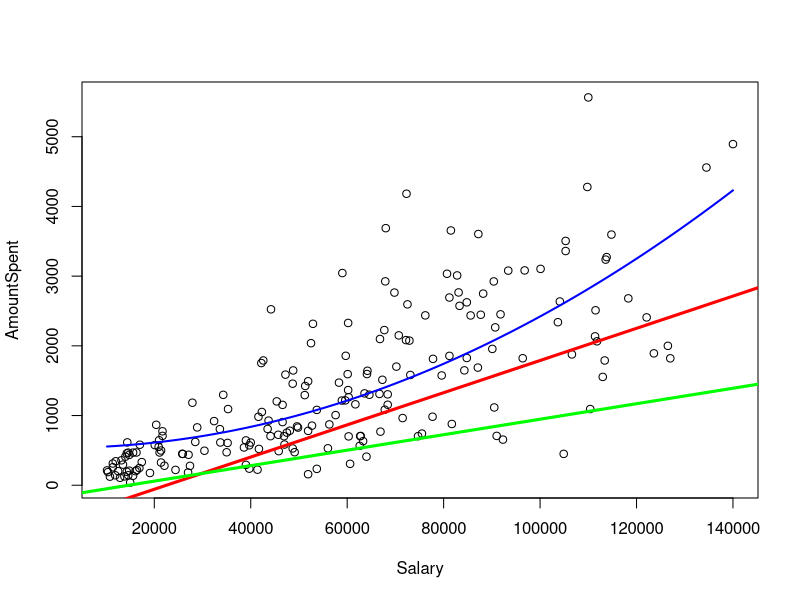

Source code (R):
# این  فایل حاوی اطلاعات مشتریان یک بازاریاب مستقیم است.
#DirectMarketing(mini).csv
# بازاریاب محصولات خود را با استفاده از پست مستقیم به فروش میرساند.
# او کاتالوگ محصولات را به 200 نفر ارسال کرده و مشتریان با تلفن، محصولات مورد نیازشان را سفارش میدهند.
# بازاریاب دادههای مشتریان را جمعآوری کرده و هدفش بررسی عواملی است که باعث میشود برخی مشتریان بیشتر از دیگران خرید کنند.

# متغیرهای موجود در این فایل داده عبارتند از:

# Gender: دستهبندی جنسیتی مشتری (زن یا مرد)
# OwnHome: مالک یا مستأجر بودن مشتری
# Married: وضعیت تاهل مشتری (مجرد یا متأهل)
# Salary: حقوق سالیانه مشتری به دلار
# Children: تعداد فرزندان مشتری
# Catalogs: تعداد کاتالوگهای ارسالی به مشتری
# AmountSpent: میزان خرید مشتری به دلار
# Age: بازه سنی مشتریان
#getwd()
#setwd(dir = "C:/Users/Abolfazl-Pc/Documents")
#rm(list = ls())
my_data <- read.csv("DirectMarketing(200).csv" , header = TRUE)
#my_data


attach(my_data)


#رگرسون خطی ساده و چندگانه
# y = B0 + B1(x) + f
#y = b0 + b1(x1) + b2(x2) + . . . + bp(xp) + f
#ei = y - y^
#f = e1 + e2 + e3 + ... + en

#چون تعداد متغر های مستقل من کم است از روش اول میروم و تمام حالات را در نظر مگیرم (دو به توان تعداد متغر های مستقل)

#model_0 <- مقدار بتا صفر
model_1 <- lm(AmountSpent~Salary)
model_2 <- lm(AmountSpent~poly(Salary^2))
model_3 <- lm(AmountSpent~Catalogs)
model_4 <- lm(AmountSpent~poly(Catalogs^2))
model_5 <- lm(AmountSpent~Children)
model_6 <- lm(AmountSpent~poly(Children^2))
model_7 <- lm(AmountSpent~Salary + Catalogs)
model_8 <- lm(AmountSpent~Salary * Catalogs)
model_9 <- lm(AmountSpent~Salary + Children)
model_10 <- lm(AmountSpent~Salary * Children)
model_11 <- lm(AmountSpent~Catalogs * Children)
model_12 <- lm(AmountSpent~Catalogs + Children)
model_13 <- lm(AmountSpent~(Salary + Catalogs + Children))

summary(model_13)

#بهترین مدل موجود در اینجا ، مدل 13 است و بیشترن ضریب تعیین را دارد و همه انها معنادار هستند در سطح 0.99 درصد

plot(Salary , AmountSpent)
abline(model_13, col = "red" , lwd = 3)
abline(model_8 , col = 'green' , lwd = 3)
#در اینجا میتوانیم برای هر یک از مدل ها نمودار و خط رگرسیونی رو رسم کرد کافی است مدل مد نظر را در تابع خط جایگزاری کنید

catalogs_vals <- seq(min(Catalogs) , max(Catalogs) , length.out = 1000)
pred_1 <- predict(model_4 ,data.frame(Catalogs = catalogs_vals))
lines(catalogs_vals , pred_1 , col = 'skyblue' , lwd = 2)

salary_vals <- seq(min(Salary), max(Salary), length.out = 1000)
pred_2 <- predict(model_2,data.frame(Salary = salary_vals))
lines(salary_vals , pred_2 , col = 'blue' , lwd = 2)

#در انجا برای خط های مدل های که توان دارند میتوانیم به مانند بالا عمل کنیم






